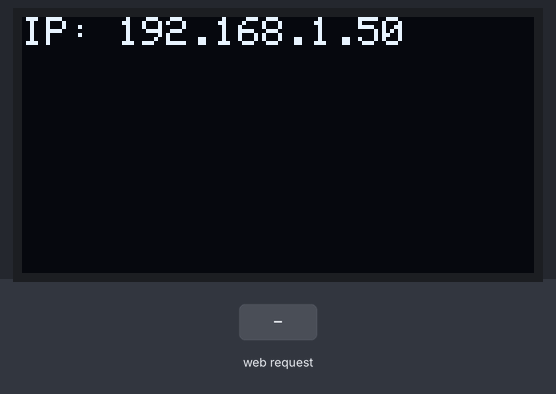
This sketch was run on a simulated ESP8266 (NodeMCU). On the bench: 128×64 one-colour display. The inputs (shaded band) are chosen by the test bench. WiFi joins after 1.5 s; servers stay silent unless stated; not simulated (calls return 0 or success): credentials.h; what the sketch prints to the serial monitor is not drawn.

Above: at 3.7 s.
3.8 s: HTTP request GET /update?valor=1 received
At 4.2 s:
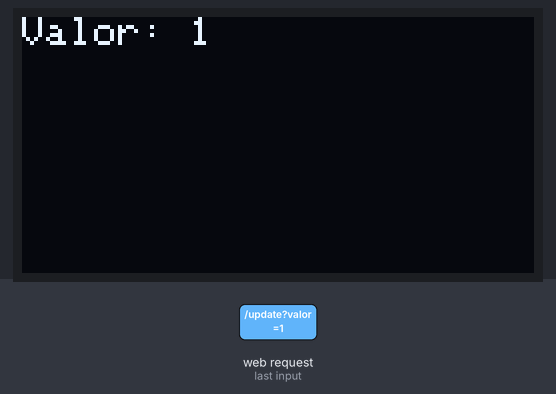
5.3 s: HTTP request GET /update?valor=0 received
At 6.6 s:
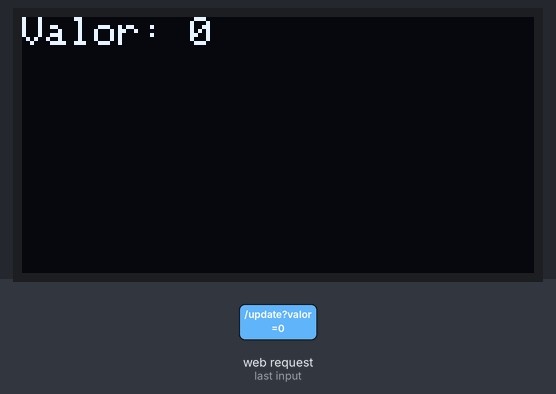
Timing chart, 0 to 8.3 s (numbered marks = the images above; inputs shaded):
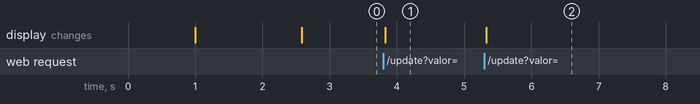

Measured:
- after the input at 3.8 s, the display: changes at once (image 1)
- after the input at 5.3 s, the display: changes at once (image 2)

The sketch:

final_wifi.ino.ino
```cpp
#include <Arduino.h>
#include <ESP8266WiFi.h>
#include <ESP8266WebServer.h>
#include <Wire.h>
#include <Adafruit_GFX.h>
#include <Adafruit_SSD1306.h>

#include "credentials.h"  // inclui ssid e password

// Configurações do display OLED
#define SCREEN_WIDTH 128
#define SCREEN_HEIGHT 64
#define OLED_RESET    -1
Adafruit_SSD1306 display(SCREEN_WIDTH, SCREEN_HEIGHT, &Wire, OLED_RESET);

// Servidor HTTP
ESP8266WebServer server(80);

// Função para mostrar texto no OLED
void displayMessage(const String &msg) {
  display.clearDisplay();
  display.setTextSize(1);
  display.setTextColor(WHITE);
  display.setCursor(0, 0);
  display.println(msg);
  display.display();
}

// Função para tratar pedidos à rota /update
void handleUpdate() {
  if (server.hasArg("valor")) {
    String val = server.arg("valor");
    Serial.print("Recebido: ");
    Serial.println(val);
    displayMessage("Valor: " + val);
    server.send(200, "text/plain", "OK");
  } else {
    server.send(400, "text/plain", "Faltou o parametro 'valor'");
  }
}

void setup() {
  Serial.begin(115200);
  delay(1000);

  // Inicializa o OLED
  if (!display.begin(SSD1306_SWITCHCAPVCC, 0x3C)) {
    Serial.println(F("Erro: OLED nao encontrado"));
    for (;;); // trava aqui
  }
  display.clearDisplay();
  display.display();

  // Conecta ao WiFi
  Serial.print("A ligar ao WiFi: ");
  Serial.println(ssid);
  WiFi.begin(ssid, password);
  while (WiFi.status() != WL_CONNECTED) {
    delay(500);
    Serial.print(".");
  }
  Serial.println("\nWiFi ligado!");
  Serial.print("IP: ");
  Serial.println(WiFi.localIP());
  displayMessage("IP: " + WiFi.localIP().toString());

  // Configura a rota /update
  server.on("/update", handleUpdate);
  server.begin();
  Serial.println("Servidor HTTP iniciado.");
}

void loop() {
  server.handleClient();  // processa pedidos HTTP
}
```
